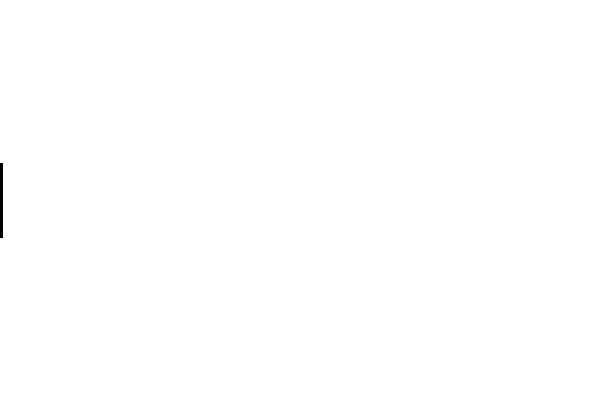
Frame 1 (no input)
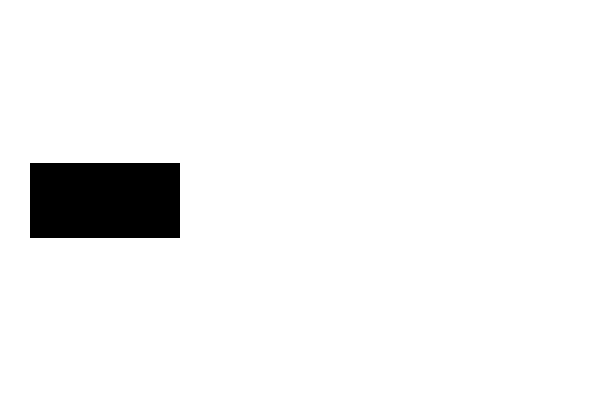
Frame 60 (the mouse pressed at the canvas centre just before this capture)
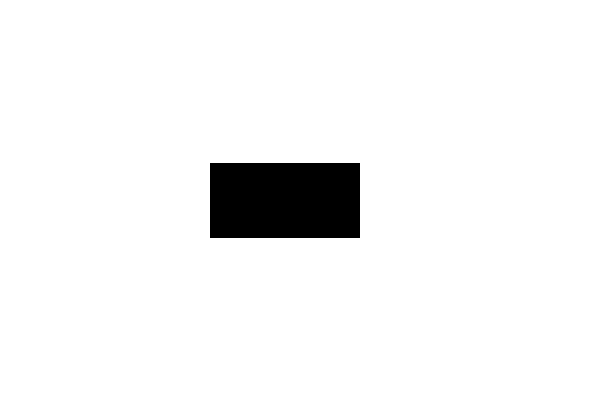
Frame 120 (the mouse held since frame 60 and released just before this capture)

The Processing sketch that drew these frames (run headless with seeded random() and noise(); from frame 60 on, the mouse is pressed at the canvas centre):

// Processing sketch: motion_07_draw_movement
// ── motion_07_draw_movement.pde
int w = 150;
int h = 75;
int x = -w;
int speed = 3;

void setup() {
  size(600, 400);
  background(255);
  noStroke();
  colorMode(HSB, 360, 100, 100, 100);
}

void draw() {
  background(360);
  // Increase the location of x by speed every frame
  x = x + speed;
  fill(0);
  if (x > width) {
    // If the object reaches either edge, set location back off screen to the left.
    x = -w;
  }

  // Display rect at x location
  fill(0);
  rect(x, height/2 - h/2, w, h);
}
